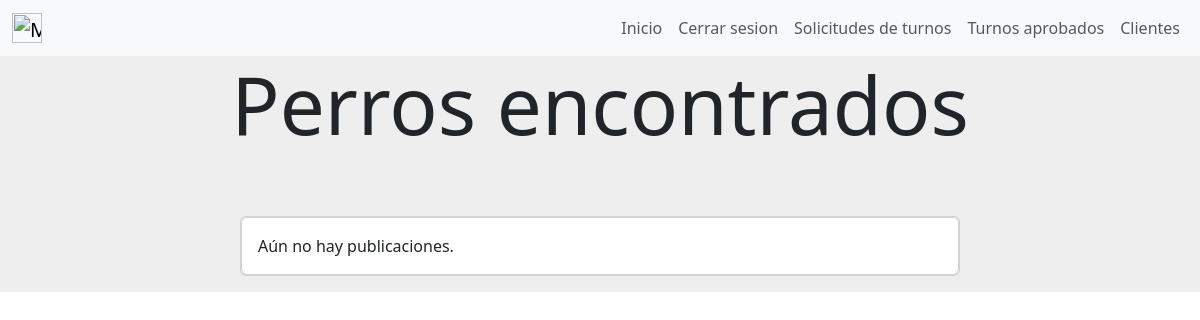
Before: /perros_encontrados (signed in) with the older database file.
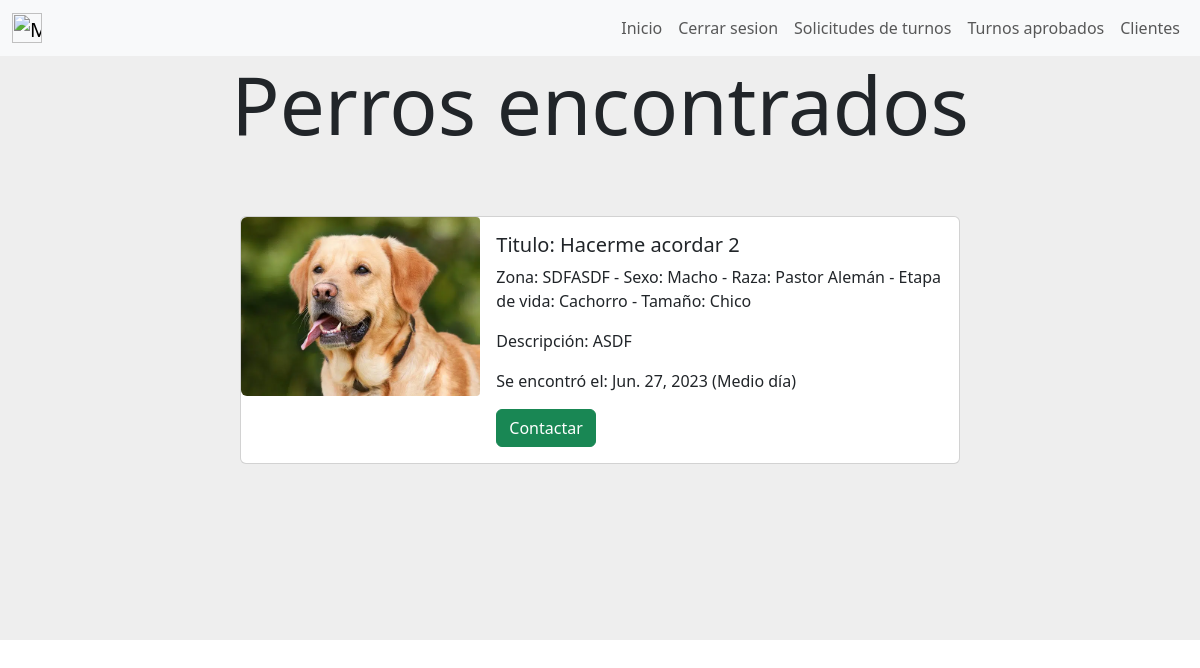
After: the same page with the newer database file.
### gestion_de_mascotas/models.py (models this page shows, shortened)
class Perro_encontrado(models.Model):
    titulo = models.CharField(max_length=30)
    sexo = models.CharField(max_length=30)
    edad = models.CharField(max_length=30)
    raza = models.ForeignKey(Raza, on_delete=models.CASCADE, default=None, null=True)
    franja_horaria = models.CharField(max_length=30)
    recuperado = models.BooleanField(default=False)
    size = models.CharField(max_length=50)
    zona = models.CharField(max_length=100)
    imagen=models.ImageField(upload_to='perros_encontrados')
    descripcion=models.CharField(max_length=100)
    fecha_encontrado = models.DateField()
    created=models.DateTimeField(auto_now_add=True)
    updated=models.DateTimeField(auto_now_add=True)
    created_by = models.ForeignKey(User, on_delete=models.CASCADE)
    class Meta:
        verbose_name='perro_encontrado'
        verbose_name_plural='perros_encontrados'

class Raza(models.Model):
    nombre = models.CharField(max_length=50)
    class Meta():
        verbose_name = "Raza"
        verbose_name_plural = "Razas"
    def __str__(self) :
        return self.nombre

### gestion_de_mascotas/views.py (the view)
# urls.py: path('perros_encontrados',views.perros_encontrados, name= "perros_encontrados"),
def perros_encontrados (request) :
    perros_encontrados=Perro_encontrado.objects.all()
    return render(request,"gestion_de_mascotas/perros_encontrados.html",{"perros_encontrados":perros_encontrados})

### gestion_de_mascotas/templates/gestion_de_mascotas/perros_encontrados.html (shortened to what this page needs)
{% extends "gestion_de_usuarios/base.html" %}
{% block content %}
<div style="background-color:#eee;height: 20%;text-align: center;">
    <h1 class="display-1">Perros encontrados</h1>
</div>
        {% if perros_encontrados.count == 0 %}
        <div style="background-color: #eee;background-position: center;background-size: cover; align-items: center;justify-content: center;display: flex;">
            <div class="card mb-3 element-home-color" style="width: 60%;">
                <div class="row g-0">
                    <div class="card">
                        <div class="card-body">
                            Aún no hay publicaciones.
                        </div>
                    </div>
                </div>
            </div>
        </div>
        {% else %}
        {% for perro in perros_encontrados %}
        <div style="background-color: #eee;background-position: center;background-size: cover; align-items: center;justify-content: center;display: flex;">
            <div class="card mb-3 element-home-color" style="width: 60%;">
                <div class="row g-0">
                <div class="col-md-4">
                    <img src="{{perro.imagen.url}}" class="img-fluid rounded-start" alt="..." style="border-radius: 4px;">
                </div>
                <div class="col-md-8">
                    <div class="card-body">
                    <h5 class="card-title">Titulo: {{perro.titulo}}</h5>
                    <p class="card-text">Zona: {{perro.zona}} - Sexo: {{perro.sexo}} - Raza: {{perro.raza}} - Etapa de vida: {{perro.edad}} - Tamaño: {{perro.size}}</p>
                    <p class="card-text">Descripción: {{perro.descripcion}}</p>
                    <p class="card-text">Se encontró el: {{perro.fecha_encontrado}} ({{perro.franja_horaria}})</p>
                    {% if user.is_authenticated and perro.created_by == user and not perro.recuperado %}
                    <a href ="{% url 'editar_anuncio_encontrado' perro.id 'all' %}" class="btn btn-success" style="color:white;">Editar anuncio</a>
                    <a href ="#" class="btn btn-danger" onclick="delete_anuncio_encontrado({{perro.id}})" style="color:white;">Eliminar anuncio</a>
                    <a href ="{% url 'owner_encontrado' perro.id %}" class="btn btn-success" style="color:white;">Marcar como recuperado</a>
                    {% else %}
                    {% if perro.recuperado %}
                        <h5><span class="badge bg-secondary">Reunido con su dueño</span></h5>
                    {% else %}
                    <a href ="{% url 'contacto_encontrado' perro.id %}" class=" btn btn-success" >Contactar</a>
                    {% endif %}
                    {% endif %}
                    </div>
                </div>
                </div>
            </div>
        </div>
        {% endfor %}
<div style="background-color:#eee;height: 20%;">
</div>
{% endif %}
{% endblock %}

### gestion_de_usuarios/templates/gestion_de_usuarios/base.html (shortened to what this page needs)
<nav class="navbar navbar-expand-lg navbar-light bg-light">
    <div class="container-fluid">
        <a class="navbar-brand mt-2 mt-lg-0" href="{% url 'home' %}">
          <img
            src="https://media.discordapp.net/attachments/1084960115909722185/1098246667553218660/image.png?width=970&height=609"
            height="30"
            alt="MDB Logo"
            loading="lazy"
          />
        </a>
        <div>
        <ul class=" navbar-nav me-auto mb-2 mb-lg-0 ">
          <li class="nav-item">
            <a class="nav-link"  href="{% url 'home' %}">Inicio</a>
          </li>
          {% if user.is_authenticated %}
            <li class="nav-item">
              <a class="nav-link"  href="{% url 'cerrar_sesion' %}">Cerrar sesion</a>
            </li>
          {% endif %}
          {% if user.is_superuser %}
          <li class="nav-item">
          <a type = "button" href="{% url 'turnos_pendientes' %}" class="btn position-relative nav-link" >
            Solicitudes de turnos
          </a>
          </li>
          <li class="nav-item">
            <a class="nav-link"  href="{% url 'turnos_aprobados' %}">Turnos aprobados</a>
          </li>
          <li class="nav-item">
            <a class="nav-link"  href="{% url 'clientes' %}">Clientes</a>
          </li>
          {% endif %}
        </ul>
      </div>
    </div>
</nav>
    {% block content %}
    {% endblock %}
    <link href="https://cdn.jsdelivr.net/npm/bootstrap@5.3.0-alpha2/dist/css/bootstrap.min.css" rel="stylesheet">

Changed rows visible on the page:
added Perro_encontrado: imagen (picture), titulo "Hacerme acordar 2", zona "SDFASDF", sexo "Macho", raza "Pastor Alemán", edad "Cachorro", size "Chico", descripcion "ASDF", fecha_encontrado "Jun. 27, 2023", franja_horaria "Medio día", recuperado "Contactar"
Other visible differences:
text no longer shown: "Aún no hay publicaciones."
